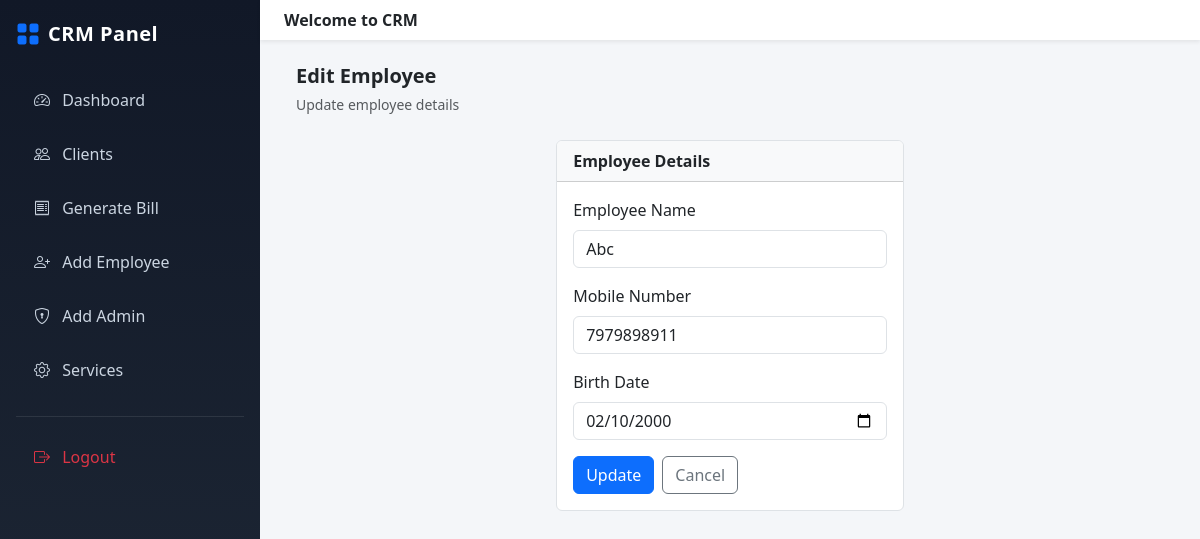
/edit-employee/1/ (signed in), run on the app's committed database.
### core/models.py (models this page shows, shortened)
class Employee(models.Model):
    name = models.CharField(max_length=100)
    mobile = models.CharField(max_length=10, unique=True)
    birth_date = models.DateField()
    created_at = models.DateTimeField(auto_now_add=True)

### core/views.py (the view, shortened to what this page needs)
# urls.py: path('edit-employee/<int:id>/', edit_employee, name='edit_employee'),
@login_required
def edit_employee(request, id):
    employee = get_object_or_404(Employee, id=id)
    return render(request, 'edit_employee.html', {
        'employee': employee
    })

### core/templates/edit_employee.html (shortened to what this page needs)
{% extends 'base.html' %}
{% block content %}
<div class="container-fluid">
    <div class="mb-4">
        <h5 class="fw-semibold mb-1">Edit Employee</h5>
        <small class="text-muted">Update employee details</small>
    </div>
    <div class="row justify-content-center">
        <div class="col-md-5">
            <div class="card border">
                <div class="card-header bg-light fw-semibold">
                    Employee Details
                </div>
                <div class="card-body">
                    <form method="POST">
                        <div class="mb-3">
                            <label class="form-label">Employee Name</label>
                            <input type="text"
                                   name="name"
                                   value="{{ employee.name }}"
                                   class="form-control"
                                   required>
                        </div>
                        <div class="mb-3">
                            <label class="form-label">Mobile Number</label>
                            <input type="text"
                                   name="mobile"
                                   value="{{ employee.mobile }}"
                                   class="form-control"
                                   maxlength="10"
                                   required>
                        </div>
                        <div class="mb-3">
                            <label class="form-label">Birth Date</label>
                            <input type="date"
                                   name="birth_date"
                                   value="{{ employee.birth_date|date:'Y-m-d' }}"
                                   class="form-control"
                                   required>
                        </div>
                        <div class="d-flex gap-2">
                            <button class="btn btn-primary">
                                Update
                            </button>
                            <a href="{% url 'add_employee' %}"
                               class="btn btn-outline-secondary">
                                Cancel
                            </a>
                        </div>
                    </form>
                </div>
            </div>
        </div>
    </div>
</div>
{% endblock %}

### core/templates/base.html (style rules this page uses)
body { background-color: #f4f6f9; }

### data on the page
Employee: name "Abc", mobile "7979898911", birth_date "02/10/2000"
